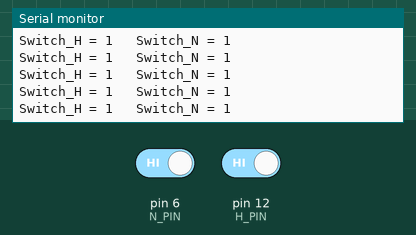
A sketch run on a simulated Arduino Uno, built with avr-gcc and run on an emulated ATmega328P. Parts: the last lines printed to the serial monitor. The inputs (shaded band) are chosen by the test bench; at power-on: pin 6 (N_PIN) HIGH, pin 12 (H_PIN) HIGH.

Above: at 1.2 s.
1.3 s: pin 6 (N_PIN) driven LOW
At 1.31 s:
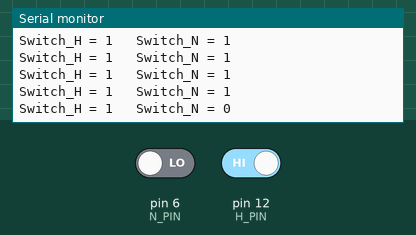
2.8 s: pin 12 (H_PIN) driven LOW
At 2.82 s:
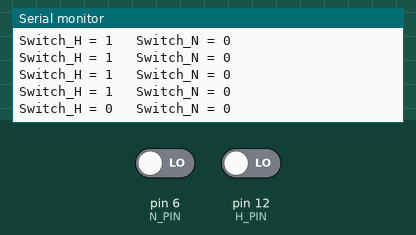
4.3 s: pin 6 (N_PIN) driven HIGH
At 4.33 s:
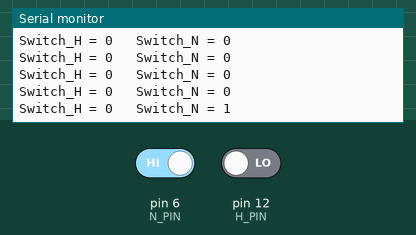

Measured:
- after the input at 1.3 s, the serial monitor: prints a new line at once (image 1)
- after the input at 2.8 s, the serial monitor: prints a new line at once (image 2)
- after the input at 4.3 s, the serial monitor: prints a new line at once (image 3)

The sketch:

A_CA.ino
```cpp
#include <SPI.h>
#include <mcp_can.h>

// Defintion of the pins
// Set INT to pin 2
#define CAN0_INT 2
// Set CS to pin 10
MCP_CAN CAN0(10);
const int DATAPIN = 1;
const int CLOCKPIN = 3;


char Print[128];


const int H_PIN=12;   // Homing
const int N_PIN=6;   // Neutre


int Switch_H;
int Switch_N;

byte Modif[8];
byte Null[8];

unsigned long tmillis=millis();
unsigned long T_D_Millis=millis();
int T_Time=1000;

void setup() {
    // put your setup code here, to run once:
    pinMode(H_PIN,INPUT);
    pinMode(N_PIN,INPUT);


    Serial.begin(115200);

    // Initialize MCP2515 running at 16MHz with a baudrate of 1000kb/s and the masks and filters disabled
    if(CAN0.begin(MCP_ANY, CAN_1000KBPS, MCP_16MHZ) == CAN_OK){
        Serial.println("Init Successfully!");
    }
    else{
        Serial.println("Init Failure");
    }

    // Set operation mode to normal so the MCP2515 sends acks to received data
    CAN0.setMode(MCP_NORMAL);

    // Configuring pin for /INT input
    pinMode(CAN0_INT, INPUT);
}

void Send_CA(int Switch_H, int Switch_N){
    Switch_H=digitalRead(H_PIN);
    Switch_N=digitalRead(N_PIN);

    sprintf(Print, "Switch_H = %1d   Switch_N = %1d", Switch_H, Switch_N);
    Serial.print("\n");
    Serial.print(Print);

    // Def des messages
    byte Modif[8]={0x11, 0x00, 0x00, 0x00, 0x00, 0x00, 0x00, 0x00};
    byte Null[8]={0x00, 0x00, 0x00, 0x00, 0x00, 0x00, 0x00, 0x00};

    tmillis=millis();
    if(tmillis>(T_D_Millis+T_Time)){ // Envoie discret de période T_Time
        T_D_Millis=millis();
        if(Switch_H==0){
            CAN0.sendMsgBuf(0x1000, 1, 8, Null);
        }
        if(Switch_H==1){
            CAN0.sendMsgBuf(0x1000, 1, 8, Modif);
        }
        if(Switch_N==0){
            CAN0.sendMsgBuf(0x1001, 1, 8, Null);
        }
        if(Switch_N==1){
            CAN0.sendMsgBuf(0x1001, 1, 8, Modif);
        }
    }
}

void loop() {
    // put your main code here, to run repeatedly:

    Send_CA(Switch_H, Switch_N);

    delay(100);
}
```
